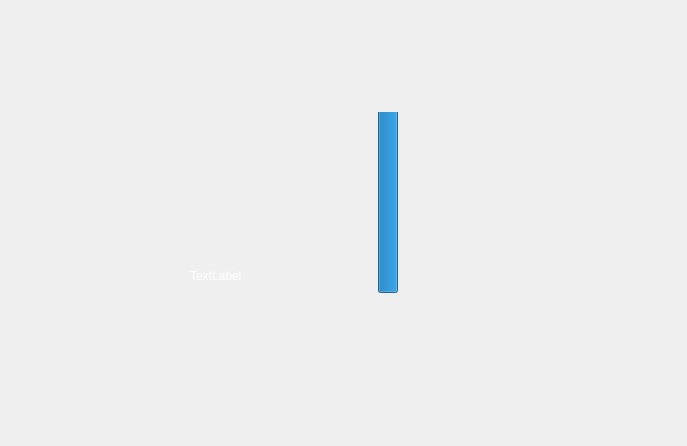
<?xml version="1.0" encoding="UTF-8"?>
<ui version="4.0">
 <class>mainWidget</class>
 <widget class="QWidget" name="mainWidget">
  <property name="geometry">
   <rect>
    <x>0</x>
    <y>0</y>
    <width>687</width>
    <height>446</height>
   </rect>
  </property>
  <property name="windowTitle">
   <string>mainWidget</string>
  </property>
  <property name="styleSheet">
   <string notr="true">QLabel{
font: 12pt &quot;幼圆&quot;;
color: rgb(255, 255, 255);
}</string>
  </property>
  <widget class="QProgressBar" name="progressBar">
   <property name="geometry">
    <rect>
     <x>378</x>
     <y>112</y>
     <width>20</width>
     <height>181</height>
    </rect>
   </property>
   <property name="value">
    <number>100</number>
   </property>
   <property name="alignment">
    <set>Qt::AlignBottom|Qt::AlignRight|Qt::AlignTrailing</set>
   </property>
   <property name="orientation">
    <enum>Qt::Vertical</enum>
   </property>
   <property name="invertedAppearance">
    <bool>false</bool>
   </property>
   <property name="textDirection">
    <enum>QProgressBar::TopToBottom</enum>
   </property>
   <property name="format">
    <string/>
   </property>
  </widget>
  <widget class="QLabel" name="label">
   <property name="geometry">
    <rect>
     <x>190</x>
     <y>200</y>
     <width>441</width>
     <height>151</height>
    </rect>
   </property>
   <property name="styleSheet">
    <string notr="true">font: 12pt &quot;幼圆&quot;;
color: rgb(255, 255, 255);</string>
   </property>
   <property name="text">
    <string>TextLabel</string>
   </property>
  </widget>
  <widget class="QLabel" name="score">
   <property name="geometry">
    <rect>
     <x>120</x>
     <y>380</y>
     <width>440</width>
     <height>150</height>
    </rect>
   </property>
   <property name="text">
    <string>TextLabel</string>
   </property>
  </widget>
 </widget>
 <layoutdefault spacing="6" margin="11"/>
 <resources/>
 <connections/>
</ui>
